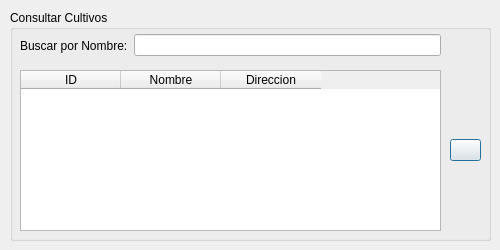
<?xml version="1.0" encoding="UTF-8"?>
<ui version="4.0">
 <class>Dialog</class>
 <widget class="QDialog" name="Dialog">
  <property name="geometry">
   <rect>
    <x>0</x>
    <y>0</y>
    <width>500</width>
    <height>250</height>
   </rect>
  </property>
  <property name="minimumSize">
   <size>
    <width>500</width>
    <height>250</height>
   </size>
  </property>
  <property name="maximumSize">
   <size>
    <width>500</width>
    <height>250</height>
   </size>
  </property>
  <property name="windowTitle">
   <string>Cultivos</string>
  </property>
  <widget class="QGroupBox" name="groupBox">
   <property name="geometry">
    <rect>
     <x>10</x>
     <y>10</y>
     <width>481</width>
     <height>231</height>
    </rect>
   </property>
   <property name="title">
    <string>Consultar Cultivos</string>
   </property>
   <widget class="QWidget" name="horizontalLayoutWidget">
    <property name="geometry">
     <rect>
      <x>10</x>
      <y>20</y>
      <width>421</width>
      <height>31</height>
     </rect>
    </property>
    <layout class="QHBoxLayout" name="horizontalLayout">
     <item>
      <widget class="QLabel" name="label">
       <property name="text">
        <string>Buscar por Nombre:</string>
       </property>
      </widget>
     </item>
     <item>
      <widget class="QLineEdit" name="lineEdit"/>
     </item>
    </layout>
   </widget>
   <widget class="QWidget" name="verticalLayoutWidget">
    <property name="geometry">
     <rect>
      <x>10</x>
      <y>60</y>
      <width>421</width>
      <height>161</height>
     </rect>
    </property>
    <layout class="QVBoxLayout" name="verticalLayout">
     <item>
      <widget class="QTableWidget" name="tableWidget">
       <property name="sizeAdjustPolicy">
        <enum>QAbstractScrollArea::AdjustToContents</enum>
       </property>
       <property name="editTriggers">
        <set>QAbstractItemView::NoEditTriggers</set>
       </property>
       <property name="selectionBehavior">
        <enum>QAbstractItemView::SelectRows</enum>
       </property>
       <column>
        <property name="text">
         <string>ID</string>
        </property>
       </column>
       <column>
        <property name="text">
         <string>Nombre</string>
        </property>
       </column>
       <column>
        <property name="text">
         <string>Direccion</string>
        </property>
       </column>
      </widget>
     </item>
    </layout>
   </widget>
   <widget class="QWidget" name="verticalLayoutWidget_2">
    <property name="geometry">
     <rect>
      <x>440</x>
      <y>60</y>
      <width>31</width>
      <height>161</height>
     </rect>
    </property>
    <layout class="QVBoxLayout" name="verticalLayout_2">
     <item>
      <widget class="QPushButton" name="pushButton">
       <property name="text">
        <string/>
       </property>
      </widget>
     </item>
    </layout>
   </widget>
  </widget>
 </widget>
 <resources/>
 <connections/>
</ui>
